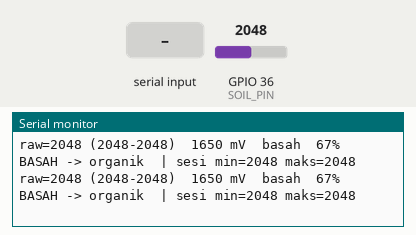
A sketch run on a simulated ESP32. Parts: the last lines printed to the serial monitor. The inputs (shaded band) are chosen by the test bench; at power-on: GPIO 36 (SOIL_PIN) = 2048 (analog values on the 0–4095 scale).

Above: at 1.5 s.
1.6 s: GPIO 36 (SOIL_PIN) set to 2866
At 2.4 s:
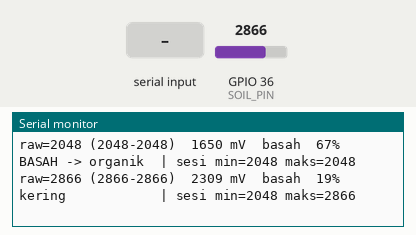
4.0 s: "k" received over Serial
At 4.4 s:
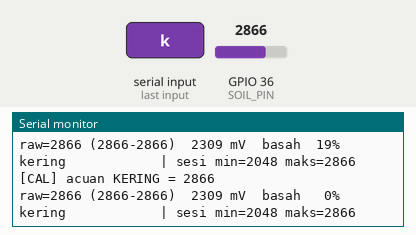
5.5 s: "b" received over Serial
7.0 s: GPIO 36 (SOIL_PIN) set to 2047
At 7.4 s:
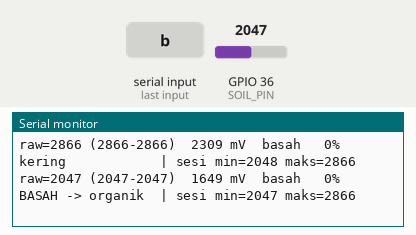
9.0 s: "r" received over Serial
At 9.4 s:
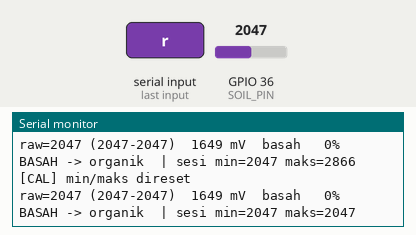
10.5 s: "p" received over Serial
At 10.82 s:
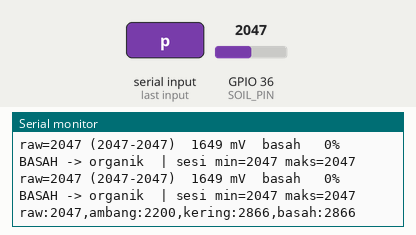

Measured:
- after the input at 1.6 s, the serial monitor: prints a new line after 0.41 s (image 1)
- after the input at 4.0 s, the serial monitor: prints a new line at once (image 2)
- after the input at 7.0 s, the serial monitor: prints a new line at once (image 3)
- after the input at 9.0 s, the serial monitor: prints a new line at once (image 4)
- after the input at 10.5 s, the serial monitor: prints a new line at once (image 5)

The sketch:

SoilMoistureTest.ino
```cpp
/*
 * ============================================================================
 *  PilahPintar — Uji sensor Capacitive Soil Moisture (ESP32)
 * ============================================================================
 *  Sketch mandiri: cukup board ESP32 + sensor soil moisture. Tanpa Wi-Fi,
 *  Firebase, STM32, atau sensor lain.
 *
 *  Rangkaian (sama dengan firmware utama):
 *    Sensor VCC  -> 3V3 ESP32   (JANGAN 5 V: tegangan keluaran bisa > 3,3 V)
 *    Sensor GND  -> GND
 *    Sensor AOUT -> GPIO 36 (VP)
 *
 *  Buka Serial Monitor 115200 baud. Ketik satu huruf lalu Enter:
 *    k  simpan nilai sekarang sebagai acuan KERING
 *       (sensor di udara, atau menyentuh sampah kering seperti kertas/plastik)
 *    b  simpan nilai sekarang sebagai acuan BASAH
 *       (sensor menyentuh sisa makanan basah / dicelup air sampai garis batas)
 *    r  reset nilai min/maks
 *    p  ganti tampilan teks <-> grafik (Tools -> Serial Plotter)
 *
 *  Setelah k dan b, sketch menyarankan nilai SOIL_WET_RAW untuk config.h.
 *  Makin BASAH, nilai ADC makin KECIL.
 * ============================================================================
 */
#include <Arduino.h>

// Samakan dengan config.h firmware utama.
#define SOIL_PIN 36
#define SOIL_WET_RAW 2200  // <= nilai ini dianggap basah (organik)

constexpr uint8_t kSamples = 16;          // sampel per pembacaan (dirata-rata)
constexpr uint32_t kPrintIntervalMs = 500;
constexpr int kUnstableSpread = 400;      // selisih maks-min dalam 1 pembacaan

int dryRef = 3200;  // acuan awal; ganti dengan perintah k
int wetRef = 1500;  // acuan awal; ganti dengan perintah b
bool dryRecorded = false;
bool wetRecorded = false;
bool plotMode = false;

int sessionMin = 4095;
int sessionMax = 0;
int lastAvg = 0;
uint32_t lastPrintMs = 0;

struct Reading {
  int avg;
  int min;
  int max;
  int mv;
};

Reading readSoil() {
  Reading r{0, 4095, 0, 0};
  long sum = 0;
  for (uint8_t i = 0; i < kSamples; i++) {
    const int v = analogRead(SOIL_PIN);
    sum += v;
    r.min = min(r.min, v);
    r.max = max(r.max, v);
    delayMicroseconds(500);
  }
  r.avg = sum / kSamples;
  r.mv = analogReadMilliVolts(SOIL_PIN);
  return r;
}

// 0% = acuan kering, 100% = acuan basah.
int wetPercent(int raw) {
  if (dryRef == wetRef) return 0;
  const long pct = (long)(dryRef - raw) * 100 / (dryRef - wetRef);
  return constrain(pct, 0, 100);
}

// Pesan jika pembacaan menunjukkan masalah rangkaian; nullptr jika wajar.
const char *diagnose(const Reading &r) {
  if (r.max - r.min > kUnstableSpread) {
    return "TIDAK STABIL: AOUT kemungkinan lepas (pin mengambang)";
  }
  if (r.avg < 150) return "~0 V: AOUT tersambung ke GND, atau sensor tidak dapat daya";
  if (r.avg > 4000) return "mentok 3,3 V: cek kabel, atau VCC sensor diberi 5 V";
  return nullptr;
}

void printSuggestion() {
  if (!dryRecorded || !wetRecorded) return;
  if (wetRef >= dryRef) {
    Serial.println("[SARAN] Acuan basah tidak lebih kecil dari acuan kering. Ulangi k dan b.");
    return;
  }
  const int threshold = (dryRef + wetRef) / 2;
  Serial.printf("[SARAN] kering=%d basah=%d -> isi config.h: #define SOIL_WET_RAW %d\n",
                dryRef, wetRef, threshold);
  if (dryRef - wetRef < 400) {
    Serial.println("[SARAN] Selisih kering-basah kecil (< 400). Pastikan sampah menempel "
                   "di area sensor, bukan hanya ujungnya.");
  }
}

void handleCommand(char c) {
  switch (tolower(c)) {
    case 'k':
      dryRef = lastAvg;
      dryRecorded = true;
      Serial.printf("[CAL] acuan KERING = %d\n", dryRef);
      printSuggestion();
      break;
    case 'b':
      wetRef = lastAvg;
      wetRecorded = true;
      Serial.printf("[CAL] acuan BASAH = %d\n", wetRef);
      printSuggestion();
      break;
    case 'r':
      sessionMin = 4095;
      sessionMax = 0;
      Serial.println("[CAL] min/maks direset");
      break;
    case 'p':
      plotMode = !plotMode;
      if (!plotMode) Serial.println("[CAL] tampilan teks");
      break;
    default:
      break;  // abaikan Enter dan karakter lain
  }
}

void setup() {
  Serial.begin(115200);
  delay(300);
  analogReadResolution(12);                    // 0–4095
  analogSetPinAttenuation(SOIL_PIN, ADC_11db); // rentang ±0–3,1 V

  Serial.println("\n=== Uji Soil Moisture (GPIO 36) ===");
  Serial.printf("Ambang sekarang SOIL_WET_RAW = %d (<= ini dianggap basah)\n", SOIL_WET_RAW);
  Serial.println("Perintah: k = acuan kering | b = acuan basah | r = reset | p = grafik");
}

void loop() {
  while (Serial.available()) handleCommand((char)Serial.read());

  if (millis() - lastPrintMs < kPrintIntervalMs) return;
  lastPrintMs = millis();

  const Reading r = readSoil();
  lastAvg = r.avg;
  sessionMin = min(sessionMin, r.avg);
  sessionMax = max(sessionMax, r.avg);

  if (plotMode) {
    // Format Serial Plotter: label:nilai dipisah koma.
    Serial.printf("raw:%d,ambang:%d,kering:%d,basah:%d\n", r.avg, SOIL_WET_RAW, dryRef, wetRef);
    return;
  }

  const char *problem = diagnose(r);
  const bool wet = r.avg <= SOIL_WET_RAW;
  Serial.printf("raw=%4d (%4d-%4d)  %4d mV  basah %3d%%  %-17s | sesi min=%d maks=%d",
                r.avg, r.min, r.max, r.mv, wetPercent(r.avg),
                wet ? "BASAH -> organik" : "kering", sessionMin, sessionMax);
  if (problem) Serial.printf("  !! %s", problem);
  Serial.println();
}
```
